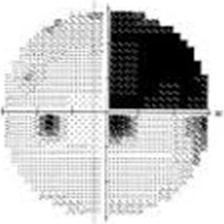
#> input picture Dataset/Quadratopia/0.jpg, 224 x 224 px; its folder holds only this picture in this run
$ python croping_and_slice.py
#> lines starting #> are read from the running program, lines starting #| are printed output that depends on the picture; after the words box and inside, x2 and y2 are one past the last pixel; in counts of white or black regions, pixels touching at a corner belong together
import cv2
import numpy
import os
import glob

from PIL import Image
from PIL import ImageCms

# force opening truncated/corrupt image files
from PIL import ImageFile
ImageFile.LOAD_TRUNCATED_IMAGES = True

if os.path.exists("quadratopia") is False:
    os.mkdir("quadratopia")

dir = sorted(glob.glob('C:/Users/masyi/Documents/eye_train/quadratopia/*'))

count = 0
for path in dir:
    img = cv2.imread(path)
#> img is the input picture: shape (224, 224, 3); min 0, max 255, mean 194.8
## (1) Convert to gray, and threshold
    gray = cv2.cvtColor(img, cv2.COLOR_BGR2GRAY)
    th, threshed = cv2.threshold(gray, 240, 255, cv2.THRESH_BINARY_INV)
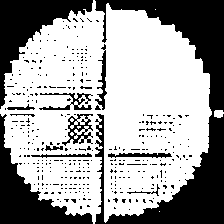
#> threshed: shape (224, 224); 63.7% white; 357 black regions (344 under 20 px), largest, box (x1, y1, x2, y2) and area: (95, 0, 224, 224) 9277, (0, 0, 93, 109) 3227, (0, 114, 93, 224) 3045

## (2) Morph-op to remove noise
    kernel = cv2.getStructuringElement(cv2.MORPH_ELLIPSE, (11,11))
    morphed = cv2.morphologyEx(threshed, cv2.MORPH_CLOSE, kernel)
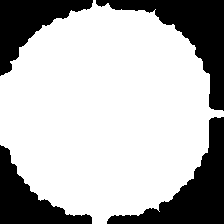
#> morphed: shape (224, 224); 71.7% white; 4 black regions

## (3) Find the max-area contour
    cnts = cv2.findContours(morphed, cv2.RETR_EXTERNAL, cv2.CHAIN_APPROX_SIMPLE)[-2]
#> cnts = 1 contour; box (x1, y1, x2, y2) and area: (0, 0, 224, 224) 35636
    cnt = sorted(cnts, key=cv2.contourArea)[-1]
#> cnt = contour of 288 points, box (x1, y1, x2, y2) (0, 0, 224, 224), area 35636

## (4) Crop and save it
    x,y,w,h = cv2.boundingRect(cnt)
#> x = 0; y = 0; w = 224; h = 224
    dst = img[y:y+h, x:x+w]
    dst = cv2.resize(dst, (224,224))

    name = 'C:/Users/masyi/Documents/quadratopia/' + str(count) + '.jpg'

    #cv2.imshow("image", dst)
    #cv2.waitKey(0)
    #cv2.destroyAllWindows()

    cv2.imwrite(name, dst)
    count += 1
